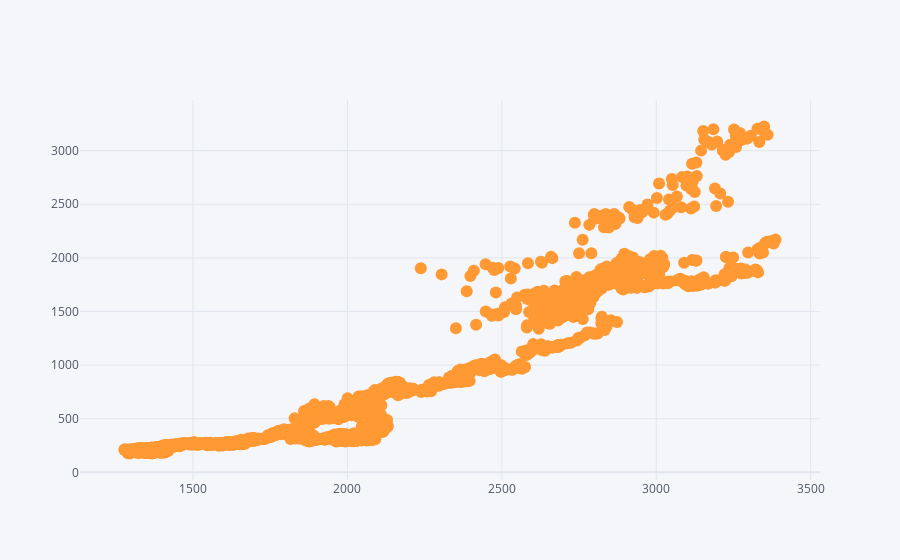

Write notebook code for a chart like this one.
### Code cell
stock_df.iplot(kind='scatter', x='sp500', y='AMZN', mode='markers')

### Figure 1 — Plotly figure (JSON) as saved in the notebook; plotly's stock layout.template omitted (floating-point values rounded to 4 significant figures; data arrays with more than 128 entries replaced by an {"elided": "..."} marker saying what was removed)
{"data": [{"line": {"color": "rgba(255, 153, 51, 1.0)", "dash": "solid", "shape": "linear", "width": 1.3}, "marker": {"size": 12, "symbol": "circle"}, "mode": "markers", "name": "AMZN", "text": "", "type": "scatter", "x": {"elided": "2159 float values"}, "y": {"elided": "2159 float values"}}], "layout": {"legend": {"bgcolor": "#F5F6F9", "font": {"color": "#4D5663"}}, "paper_bgcolor": "#F5F6F9", "plot_bgcolor": "#F5F6F9", "title": {"font": {"color": "#4D5663"}}, "xaxis": {"gridcolor": "#E1E5ED", "showgrid": true, "tickfont": {"color": "#4D5663"}, "title": {"font": {"color": "#4D5663"}, "text": ""}, "zerolinecolor": "#E1E5ED"}, "yaxis": {"gridcolor": "#E1E5ED", "showgrid": true, "tickfont": {"color": "#4D5663"}, "title": {"font": {"color": "#4D5663"}, "text": ""}, "zerolinecolor": "#E1E5ED"}}}
